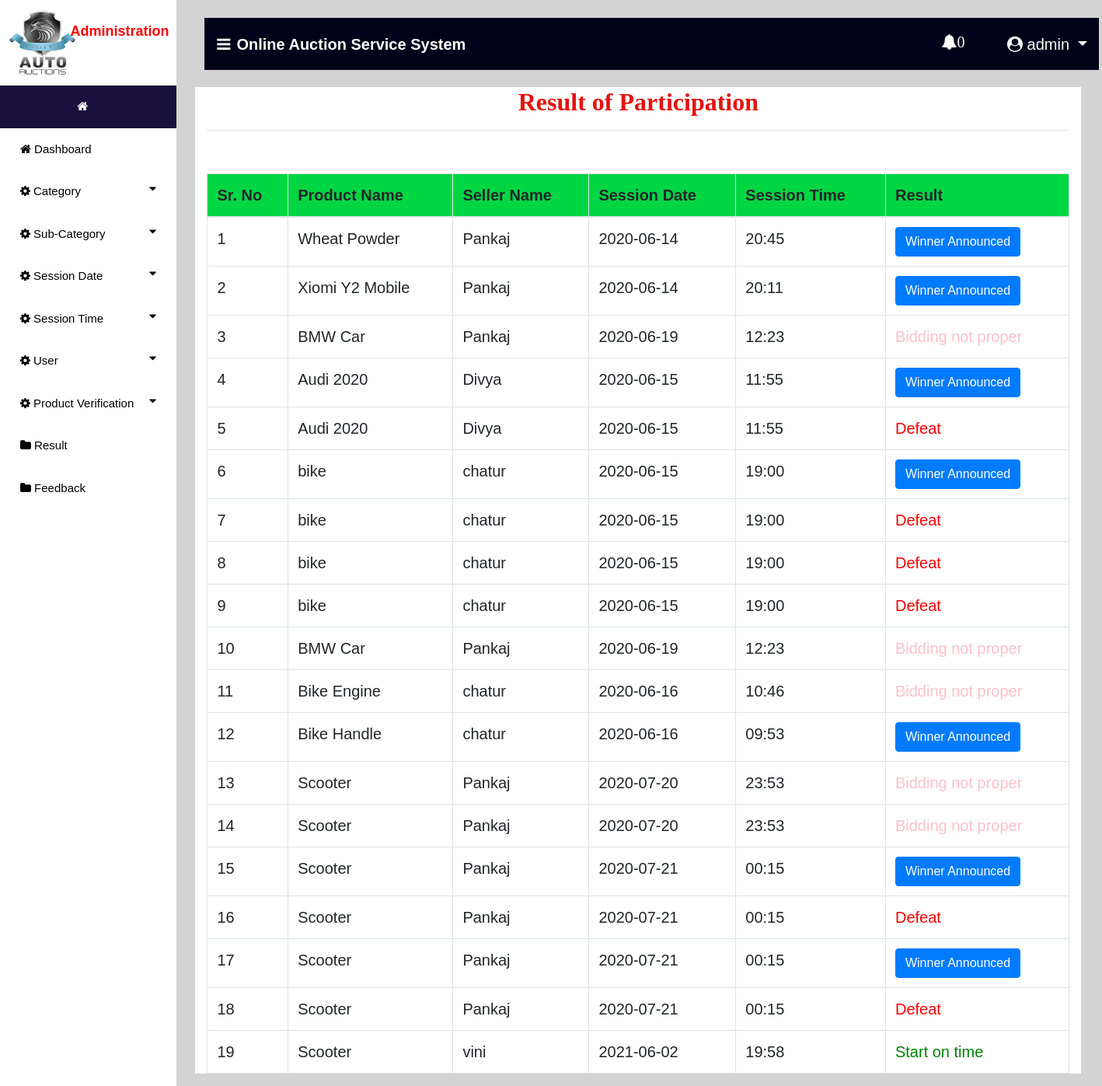
The page /result (signed in) on the database its author committed.
### auction/models.py (models this page shows, shortened)
class Participant(models.Model):
    payment = models.ForeignKey(Payment,on_delete=models.CASCADE,null=True)
    new_price = models.IntegerField(null=True)
    result = models.ForeignKey(Result,on_delete=models.CASCADE,null=True)
    user = models.ForeignKey(Bidder,on_delete=models.CASCADE,null=True)
    aucted_product = models.ForeignKey(Aucted_Product,on_delete=models.CASCADE,null=True)
    product = models.ForeignKey(Product,on_delete=models.CASCADE,null=True)

class Aucted_Product(models.Model):
    winner = models.CharField(max_length=100,null=True)
    user = models.ForeignKey(Auction_User,on_delete=models.CASCADE,null=True)
    product = models.ForeignKey(Product,on_delete=models.CASCADE,null=True)

class Product(models.Model):
    temp = models.IntegerField(null=True)
    status  =models.ForeignKey(Status,on_delete=models.CASCADE,null=True)
    name = models.CharField(max_length=100,null=True)
    min_price = models.IntegerField(null=True)
    images = models.FileField(null=True)
    session = models.ForeignKey(Session_Time,on_delete=models.CASCADE,null=True)
    category = models.ForeignKey(Sub_Category,on_delete=models.CASCADE,null=True)

class Auction_User(models.Model):
    user = models.ForeignKey(User,on_delete=models.CASCADE,null=True)
    dob = models.DateField(null=True)
    address = models.CharField(max_length=100,null=True)
    contact = models.CharField(max_length=10,null=True)
    image = models.FileField(null=True)
    membership = models.ForeignKey(Member_fee,on_delete=models.CASCADE,null=True)

class Session_Time(models.Model):
    date = models.ForeignKey(Session_date,on_delete=models.CASCADE,null=True)
    time = models.CharField(max_length=30,null=True)

class Session_date(models.Model):
    date = models.CharField(max_length=30,null=True)

### auction/views.py (the view)
# urls.py: path('result', result, name='result'),
def result(request):
    if not request.user.is_staff:
        return redirect('login_user')
    new2 = new()
    count = 0
    if new2:
        count += 1
    user1 = User.objects.get(id=request.user.id)
    pro=""
    try:
        pro = Bidder.objects.get(user=user1)
        if pro:
            error="pat"
    except:
        pro = Auction_User.objects.get(user=user1)
    error = False
    pro1 = Participant.objects.all()
    d = {'error':error,'pro':pro1,'data':pro,'count':count,'new2':new2}
    return render(request, 'result.html',d)

### auction/views.py (called while the page is built)
def new():
    status = Status.objects.get(status="pending")
    new_pro = Product.objects.filter(status=status)
    return new_pro

### auction/templates/result.html (shortened to what this page needs)
{% extends 'navigation3.html' %}
{% block body1 %}
 <div class="container" style="background:white">
<center><h2 style = "font-family : 'Monotype Corsiva' ; color : #E6120E ; font-weight : bold;margin-top:2%">Result of Participation</h2></center><hr>
<table class="table table-bordered" id="myTable">
  <thead>
  <tr>
    <th>Sr. No</th>
    <th>Product Name</th>
    <th>Seller Name</th>
    <th>Session Date</th>
    <th>Session Time</th>
    <th>Result</th>
  </tr>
  </thead>
   <tbody>
{% for i in pro %}
  <tr>
    <td>{{forloop.counter}}</td>
    <td>{{i.aucted_product.product.name}}</td>
    <td>{{i.aucted_product.user.user.username}}</td>
    <td>{{i.aucted_product.product.session.date.date}}</td>
    <td>{{i.aucted_product.product.session.time}}</td>
      {% if i.result.result == "Winner" %}
      <td><a href="{% url 'winner' i.id %}"><button class="btn btn-primary">
      Winner Announced</button></a></td>
      {% else %}
      {% if i.result.result == "Defeat" %}
        <td style="color:red">Defeat</td>
      {% else %}
      {% if i.result.result == "notproper" %}
        <td style="color:pink">Bidding not proper</td>
      {% else %}
        <td style="color:green">Start on time</td>
      {% endif %}
      {% endif %}
      {% endif %}
  </tr>
   {% endfor %}
    </tbody>
</table>
 </div>
{% endblock %}

### auction/templates/navigation3.html (shortened to what this page needs)
{% extends 'navigation2.html' %}
{% block body %}
<nav class="navbar navbar-expand-lg navbar-light" style="margin-left:2%;margin-top:2%;width:99%;background-color:#00021a">
  <a class="navbar-brand" href="#" style="color:white;font-weight:bold"><i class="fa fa-bars" style="margin-right:8px"></i>Online Auction Service System</a>
  {% if request.user.is_staff %}
     <div class="collapse navbar-collapse nav justify-content-end" id="navbarNavDropdown">
      <li class="nav-item dropdown" style="margin-right:3%;color:white;margin-left:600px">
        <a class="nav-link dropdown" style="margin-left:5%;color:white" href="#" id="navbarDropdown" role="button" data-toggle="dropdown" aria-haspopup="true">
          <i class="fa fa-bell" style="top:0;padding-bottom:10px">{{count}}</i>
        </a>
        <hr>
      </li>
  </div>
     {% endif %}
  <div class="collapse navbar-collapse nav justify-content-end" id="navbarNavDropdown">
      <li class="nav-item dropdown" style="margin-right:3%;color:white">
        <a class="nav-link dropdown-toggle" style="color:white;margin-left:5%" href="#" id="navbarDropdown" role="button" data-toggle="dropdown" aria-haspopup="true" aria-expanded="false">
          <i class="fa fa-user-circle"></i> {{request.user.username}}
        </a>
      </li>
  </div>
 </nav>
{% block body1 %}
{% endblock %}
{% endblock %}

### auction/templates/navigation2.html (style rules this page uses)
thead { background:#00d644; }
body { font-family: "Lato", sans-serif; }
body { margin:0;font-family:Arial }
.dropdown { float:right; }

### rows shown on the page
Participant: aucted_product.product.name "Wheat Powder", aucted_product.user.user.username "Pankaj", aucted_product.product.session "2020-06-14", aucted_product.product.session.time "20:45", shows "Winner Announced"
Participant: aucted_product.product.name "Xiomi Y2 Mobile", aucted_product.user.user.username "Pankaj", aucted_product.product.session "2020-06-14", aucted_product.product.session.time "20:11", shows "Winner Announced"
Participant: aucted_product.product.name "BMW Car", aucted_product.user.user.username "Pankaj", aucted_product.product.session "2020-06-19", aucted_product.product.session.time "12:23", shows "Bidding not proper"
Participant: aucted_product.product.name "Audi 2020", aucted_product.user.user.username "Divya", aucted_product.product.session "2020-06-15", aucted_product.product.session.time "11:55", shows "Winner Announced"
Participant: aucted_product.product.name "Audi 2020", aucted_product.user.user.username "Divya", aucted_product.product.session "2020-06-15", aucted_product.product.session.time "11:55", shows "Defeat"
Participant: aucted_product.product.name "bike", aucted_product.user.user.username "chatur", aucted_product.product.session "2020-06-15", aucted_product.product.session.time "19:00", shows "Winner Announced"
Participant: aucted_product.product.name "bike", aucted_product.user.user.username "chatur", aucted_product.product.session "2020-06-15", aucted_product.product.session.time "19:00", shows "Defeat"
Participant: aucted_product.product.name "bike", aucted_product.user.user.username "chatur", aucted_product.product.session "2020-06-15", aucted_product.product.session.time "19:00", shows "Defeat"
Participant: aucted_product.product.name "bike", aucted_product.user.user.username "chatur", aucted_product.product.session "2020-06-15", aucted_product.product.session.time "19:00", shows "Defeat"
Participant: aucted_product.product.name "BMW Car", aucted_product.user.user.username "Pankaj", aucted_product.product.session "2020-06-19", aucted_product.product.session.time "12:23", shows "Bidding not proper"
Participant: aucted_product.product.name "Bike Engine", aucted_product.user.user.username "chatur", aucted_product.product.session "2020-06-16", aucted_product.product.session.time "10:46", shows "Bidding not proper"
Participant: aucted_product.product.name "Bike Handle", aucted_product.user.user.username "chatur", aucted_product.product.session "2020-06-16", aucted_product.product.session.time "09:53", shows "Winner Announced"
Participant: aucted_product.product.name "Scooter", aucted_product.user.user.username "Pankaj", aucted_product.product.session "2020-07-20", aucted_product.product.session.time "23:53", shows "Bidding not proper"
Participant: aucted_product.product.name "Scooter", aucted_product.user.user.username "Pankaj", aucted_product.product.session "2020-07-20", aucted_product.product.session.time "23:53", shows "Bidding not proper"
Participant: aucted_product.product.name "Scooter", aucted_product.user.user.username "Pankaj", aucted_product.product.session "2020-07-21", aucted_product.product.session.time "00:15", shows "Winner Announced"
Participant: aucted_product.product.name "Scooter", aucted_product.user.user.username "Pankaj", aucted_product.product.session "2020-07-21", aucted_product.product.session.time "00:15", shows "Defeat"
Participant: aucted_product.product.name "Scooter", aucted_product.user.user.username "Pankaj", aucted_product.product.session "2020-07-21", aucted_product.product.session.time "00:15", shows "Winner Announced"
Participant: aucted_product.product.name "Scooter", aucted_product.user.user.username "Pankaj", aucted_product.product.session "2020-07-21", aucted_product.product.session.time "00:15", shows "Defeat"
Participant: aucted_product.product.name "Scooter", aucted_product.user.user.username "vini", aucted_product.product.session "2021-06-02", aucted_product.product.session.time "19:58", shows "Start on time"

### other values the page prints
{{ count }} "0"
{{ request.user.username }} "admin"
